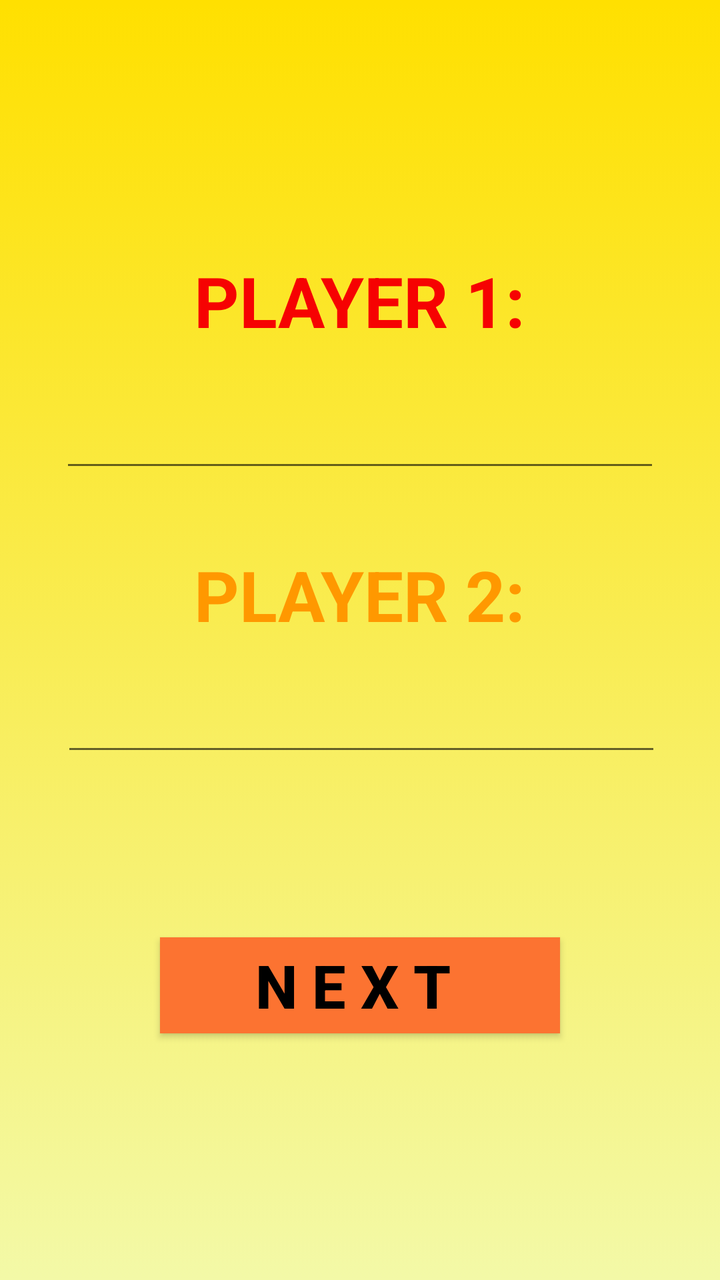
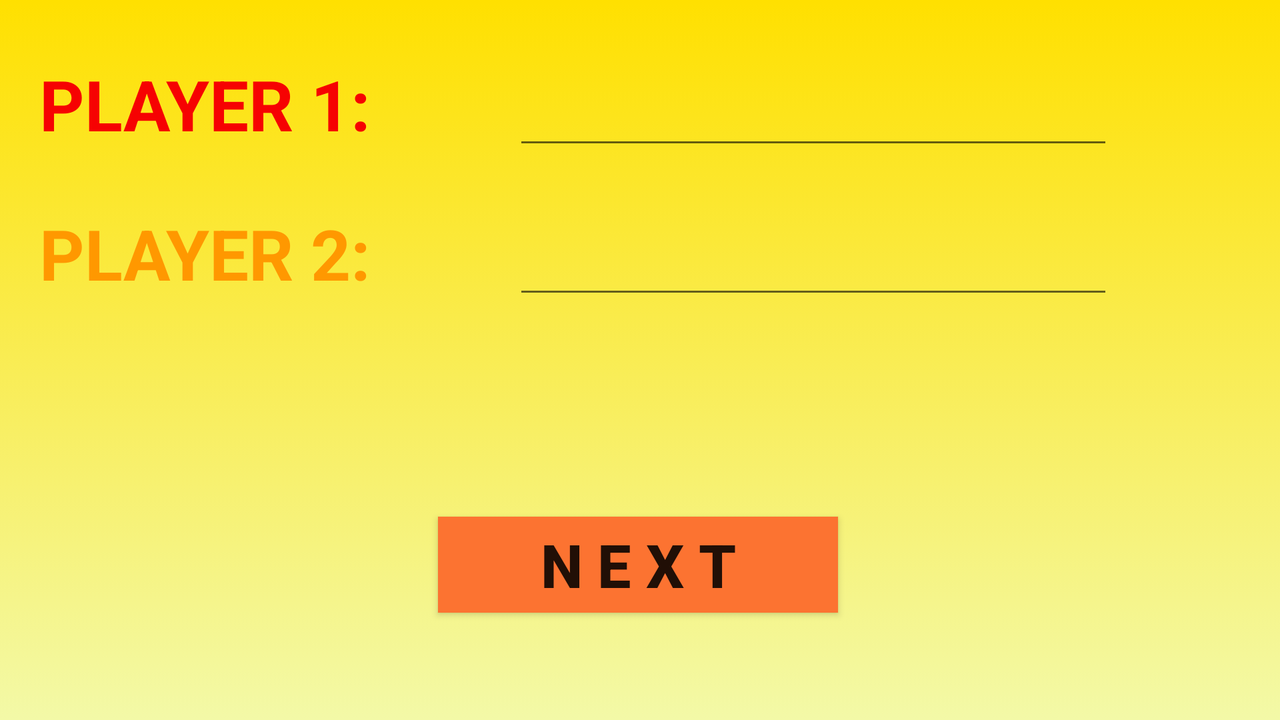

First picture: res/layout/ on a phone held upright. Second picture: the repository's own variant of that layout, on a device whose configuration matches the variant's folder. Source for both follows.
<!-- AndroidManifest.xml: application theme AppTheme -->
<!-- res/layout/activity_play__name.xml -->
<?xml version="1.0" encoding="utf-8"?>
<androidx.constraintlayout.widget.ConstraintLayout xmlns:android="http://schemas.android.com/apk/res/android"
    xmlns:app="http://schemas.android.com/apk/res-auto"
    xmlns:tools="http://schemas.android.com/tools"
    android:layout_width="match_parent"
    android:layout_height="match_parent"
    android:background="@drawable/background"
    tools:context=".Player_Name">

    <EditText
        android:id="@+id/player_1"
        android:layout_width="300dp"
        android:layout_height="wrap_content"
        android:layout_marginTop="10dp"
        android:layout_marginBottom="26dp"
        android:ems="10"
        android:inputType="textPersonName"
        android:text=""
        android:textAlignment="center"
        android:textColorHighlight="#FC5A32"
        android:textColorLink="#FC5A32"
        android:textSize="25sp"
        android:textStyle="bold"
        android:textColor="@android:color/black"
        app:layout_constraintBottom_toTopOf="@+id/textView4"
        app:layout_constraintEnd_toEndOf="parent"
        app:layout_constraintStart_toStartOf="parent"
        app:layout_constraintTop_toBottomOf="@+id/textView3" />

    <EditText
        android:id="@+id/player_2"
        android:layout_width="300dp"
        android:layout_height="wrap_content"
        android:layout_marginStart="27dp"
        android:layout_marginTop="5dp"
        android:layout_marginEnd="26dp"
        android:layout_marginBottom="250dp"
        android:ems="10"
        android:inputType="textPersonName"
        android:text=""
        android:textAlignment="center"
        android:textColorHighlight="#FC5A32"
        android:textColorLink="#FC5A32"
        android:textSize="25sp"
        android:textStyle="bold"
        android:textColor="@android:color/black"
        app:layout_constraintBottom_toBottomOf="parent"
        app:layout_constraintEnd_toEndOf="parent"
        app:layout_constraintStart_toStartOf="parent"
        app:layout_constraintTop_toBottomOf="@+id/textView4" />

    <TextView
        android:id="@+id/textView4"
        android:layout_width="wrap_content"
        android:layout_height="wrap_content"
        android:text="PLAYER 2:"
        android:textColor="#FF9800"
        android:textSize="35sp"
        android:textStyle="bold"
        app:layout_constraintBottom_toTopOf="@id/player_2"
        app:layout_constraintEnd_toEndOf="parent"
        app:layout_constraintStart_toStartOf="parent"
        app:layout_constraintTop_toBottomOf="@id/player_1"
        app:layout_constraintVertical_bias="0.578" />

    <TextView
        android:id="@+id/textView3"
        android:layout_width="wrap_content"
        android:layout_height="wrap_content"
        android:layout_marginTop="120dp"
        android:text="PLAYER 1:"
        android:textColor="#F60202"
        android:textSize="35sp"
        android:textStyle="bold"
        app:layout_constraintBottom_toTopOf="@+id/player_1"
        app:layout_constraintEnd_toEndOf="parent"
        app:layout_constraintStart_toStartOf="parent"
        app:layout_constraintTop_toTopOf="parent" />

    <Button
        android:id="@+id/button"
        android:layout_width="200dp"
        android:layout_height="wrap_content"
        android:layout_marginTop="46dp"
        android:layout_marginBottom="84dp"
        android:background="#FC7331"
        android:text=" N E X T  "
        android:textSize="30sp"
        android:textStyle="bold"
        android:textColor="@android:color/black"
        app:layout_constraintBottom_toBottomOf="parent"
        app:layout_constraintEnd_toEndOf="parent"
        app:layout_constraintStart_toStartOf="parent"
        app:layout_constraintTop_toBottomOf="@+id/player_2" />

    <TextView
        android:id="@+id/textView5"
        android:layout_width="wrap_content"
        android:layout_height="wrap_content"
        android:layout_marginTop="168dp"
        android:text="Number of rounds:"
        android:textAlignment="center"
        android:textColor="#FF1100"
        android:textSize="35sp"
        android:textStyle="bold"
        android:visibility="gone"
        app:layout_constraintBottom_toTopOf="@+id/rounds"
        app:layout_constraintEnd_toEndOf="parent"
        app:layout_constraintStart_toStartOf="parent"
        app:layout_constraintTop_toTopOf="parent"
        tools:visibility="visible" />

    <EditText
        android:id="@+id/rounds"
        android:layout_width="wrap_content"
        android:layout_height="wrap_content"
        android:layout_marginBottom="300dp"
        android:ems="10"
        android:inputType="number"
        android:textAlignment="center"
        android:textColorHighlight="#FC5A32"
        android:textColorLink="#FC5A32"
        android:textSize="25sp"
        android:visibility="gone"
        android:textColor="@android:color/black"
        app:layout_constraintBottom_toBottomOf="parent"
        app:layout_constraintEnd_toEndOf="parent"
        app:layout_constraintStart_toStartOf="parent"
        app:layout_constraintTop_toBottomOf="@+id/textView5"
        tools:visibility="visible" />

    <Button
        android:id="@+id/button2"
        android:layout_width="wrap_content"
        android:layout_height="wrap_content"
        android:layout_marginTop="130dp"
        android:layout_marginBottom="84dp"
        android:background="#FC7331"
        android:text=" S T A R T  G A M E  "
        android:textSize="30sp"
        android:textStyle="bold"
        android:visibility="gone"
        android:textColor="@android:color/black"
        app:layout_constraintBottom_toBottomOf="parent"
        app:layout_constraintEnd_toEndOf="parent"
        app:layout_constraintStart_toStartOf="parent"
        app:layout_constraintTop_toBottomOf="@+id/rounds"
        tools:visibility="visible" />

    <TextView
        android:id="@+id/computer"
        android:layout_width="wrap_content"
        android:layout_height="wrap_content"
        android:layout_marginTop="5dp"
        android:layout_marginBottom="250dp"
        android:text="Computer"
        android:textColor="#020202"
        android:textSize="30sp"
        android:textStyle="bold"
        android:visibility="gone"
        app:layout_constraintBottom_toBottomOf="parent"
        app:layout_constraintEnd_toEndOf="parent"
        app:layout_constraintStart_toStartOf="parent"
        app:layout_constraintTop_toBottomOf="@+id/textView4"
        tools:visibility="visible" />
</androidx.constraintlayout.widget.ConstraintLayout>
<!-- resources referenced by this layout -->
<resources>
  <!-- drawable background (drawable) -->
  <?xml version="1.0" encoding="utf-8"?>
  <selector xmlns:android="http://schemas.android.com/apk/res/android">
      <item>
          <shape>
              <gradient
                  android:angle="90"
                  android:startColor="#F3F9A7"
                  android:endColor="#FFE000"
                  android:type="linear" />
          </shape>
      </item>
  
  </selector>
  <style name="AppTheme" parent="Theme.AppCompat.Light.NoActionBar">
          
          <item name="colorPrimary">@color/colorPrimary</item>
          <item name="colorPrimaryDark">@color/colorPrimaryDark</item>
          <item name="colorAccent">@color/colorAccent</item>
      </style>
</resources>
<!-- res/layout-land/activity_play__name.xml (the author's variant of the layout above) -->
<!-- drawn on the phone turned sideways -->
<?xml version="1.0" encoding="utf-8"?>
<androidx.constraintlayout.widget.ConstraintLayout xmlns:android="http://schemas.android.com/apk/res/android"
    xmlns:app="http://schemas.android.com/apk/res-auto"
    xmlns:tools="http://schemas.android.com/tools"
    android:layout_width="match_parent"
    android:layout_height="match_parent"
    android:background="@drawable/background"
    tools:context=".Player_Name">

    <Button
        android:id="@+id/button"
        android:layout_width="200dp"
        android:layout_height="wrap_content"
        android:layout_marginTop="100dp"
        android:layout_marginBottom="50dp"
        android:background="#FC7331"
        android:text=" N E X T "
        android:textSize="30sp"
        android:textStyle="bold"
        app:layout_constraintBottom_toBottomOf="parent"
        app:layout_constraintEnd_toEndOf="parent"
        app:layout_constraintHorizontal_bias="0.498"
        app:layout_constraintStart_toStartOf="parent"
        app:layout_constraintTop_toBottomOf="@+id/player_2" />

    <Button
        android:id="@+id/button2"
        android:layout_width="wrap_content"
        android:layout_height="wrap_content"
        android:layout_marginTop="30dp"
        android:layout_marginBottom="13dp"
        android:background="#FC7331"
        android:text=" S T A R T  G A M E "
        android:textSize="30sp"
        android:textStyle="bold"
        android:visibility="gone"
        app:layout_constraintBottom_toBottomOf="parent"
        app:layout_constraintEnd_toEndOf="parent"
        app:layout_constraintHorizontal_bias="0.498"
        app:layout_constraintStart_toStartOf="parent"
        app:layout_constraintTop_toBottomOf="@+id/rounds"
        tools:visibility="visible" />

    <EditText
        android:id="@+id/player_1"
        android:layout_width="300dp"
        android:layout_height="wrap_content"
        android:layout_marginTop="43dp"
        android:layout_marginEnd="116dp"
        android:layout_marginBottom="38dp"
        android:ems="10"
        android:inputType="textPersonName"
        android:text=""
        android:textAlignment="center"
        android:textSize="25sp"
        android:textStyle="bold"
        app:layout_constraintBottom_toTopOf="@+id/player_2"
        app:layout_constraintEnd_toEndOf="parent"
        app:layout_constraintStart_toEndOf="@+id/textView3"
        app:layout_constraintTop_toTopOf="parent" />

    <EditText
        android:id="@+id/rounds"
        android:layout_width="wrap_content"
        android:layout_height="wrap_content"
        android:ems="10"
        android:inputType="number"
        android:textAlignment="center"
        android:textSize="25sp"
        android:visibility="gone"
        app:layout_constraintBottom_toTopOf="@+id/button2"
        app:layout_constraintEnd_toEndOf="parent"
        app:layout_constraintStart_toStartOf="parent"
        app:layout_constraintTop_toBottomOf="@+id/textView5"
        tools:visibility="visible" />

    <EditText
        android:id="@+id/player_2"
        android:layout_width="300dp"
        android:layout_height="wrap_content"
        android:layout_marginEnd="116dp"
        android:ems="10"
        android:inputType="textPersonName"
        android:text=""
        android:textAlignment="center"
        android:textSize="25sp"
        android:textStyle="bold"
        app:layout_constraintBaseline_toBaselineOf="@+id/textView4"
        app:layout_constraintEnd_toEndOf="parent"
        app:layout_constraintStart_toEndOf="@+id/textView4" />

    <TextView
        android:id="@+id/textView5"
        android:layout_width="wrap_content"
        android:layout_height="wrap_content"
        android:layout_marginTop="26dp"
        android:layout_marginBottom="2dp"
        android:text="Number of rounds:"
        android:textAlignment="center"
        android:textColor="#FF1100"
        android:textSize="35sp"
        android:textStyle="bold"
        android:visibility="gone"
        app:layout_constraintBottom_toTopOf="@+id/rounds"
        app:layout_constraintEnd_toEndOf="parent"
        app:layout_constraintStart_toStartOf="parent"
        app:layout_constraintTop_toTopOf="parent"
        tools:visibility="visible" />

    <TextView
        android:id="@+id/textView3"
        android:layout_width="wrap_content"
        android:layout_height="wrap_content"
        android:layout_marginStart="52dp"
        android:layout_marginEnd="71dp"
        android:text="PLAYER 1:"
        android:textColor="#F60202"
        android:textSize="35sp"
        android:textStyle="bold"
        app:layout_constraintBaseline_toBaselineOf="@+id/player_1"
        app:layout_constraintEnd_toStartOf="@+id/player_1"
        app:layout_constraintStart_toStartOf="parent" />

    <TextView
        android:id="@+id/textView4"
        android:layout_width="wrap_content"
        android:layout_height="wrap_content"
        android:layout_marginStart="52dp"
        android:layout_marginTop="41dp"
        android:layout_marginEnd="71dp"
        android:layout_marginBottom="223dp"
        android:text="PLAYER 2:"
        android:textColor="#FF9800"
        android:textSize="35sp"
        android:textStyle="bold"
        app:layout_constraintBottom_toBottomOf="parent"
        app:layout_constraintEnd_toStartOf="@+id/player_2"
        app:layout_constraintStart_toStartOf="parent"
        app:layout_constraintTop_toBottomOf="@+id/textView3" />

    <TextView
        android:id="@+id/computer"
        android:layout_width="wrap_content"
        android:layout_height="wrap_content"
        android:layout_marginStart="402dp"
        android:layout_marginEnd="195dp"
        android:text="Computer"
        android:textColor="#020202"
        android:textSize="30sp"
        android:textStyle="bold"
        android:visibility="gone"
        app:layout_constraintBaseline_toBaselineOf="@+id/textView4"
        app:layout_constraintEnd_toEndOf="parent"
        app:layout_constraintHorizontal_bias="0.0"
        app:layout_constraintStart_toStartOf="parent"
        tools:visibility="visible" />
</androidx.constraintlayout.widget.ConstraintLayout>
